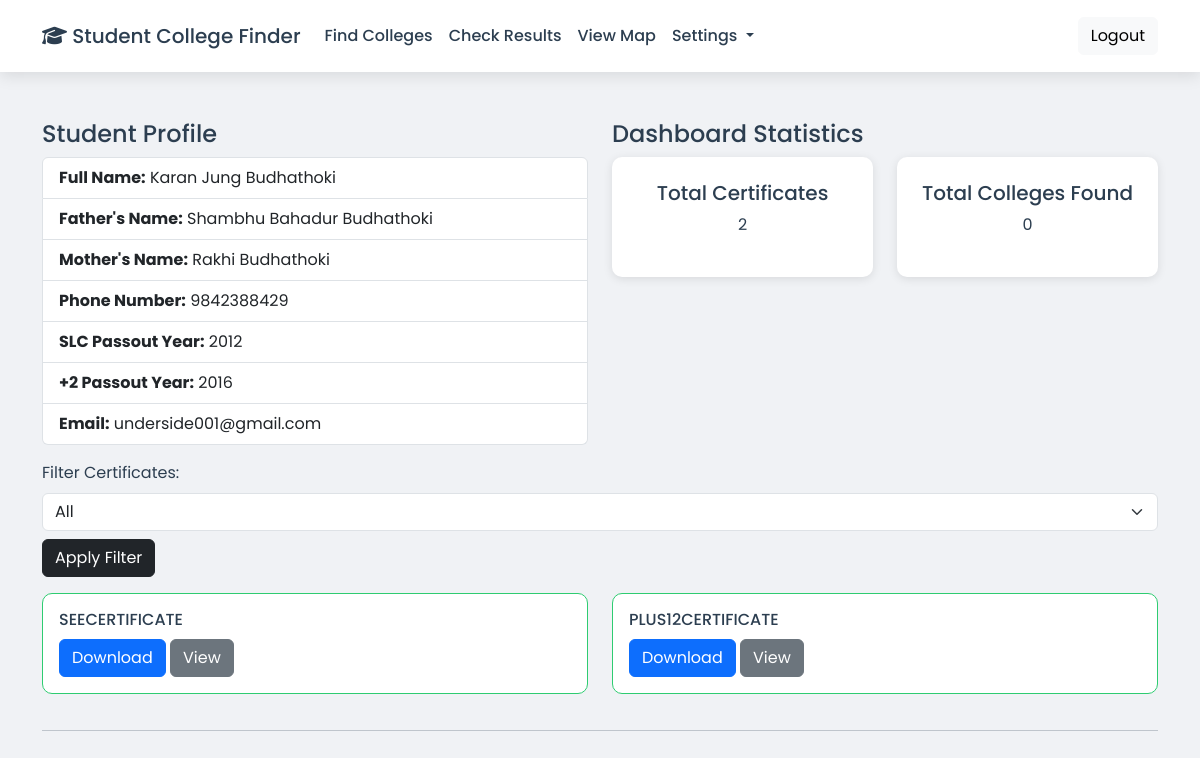
Page /dashboard.php (signed in) on the committed database.
### tables this page shows
CREATE TABLE `users` (
  `id` int(11) NOT NULL,
  `full_name` varchar(100) NOT NULL,
  `father_name` varchar(100) NOT NULL,
  `mother_name` varchar(100) NOT NULL,
  `phone_number` varchar(15) NOT NULL,
  `slc_passout_year` year(4) NOT NULL,
  `plus2_passout_year` year(4) NOT NULL,
  `email` varchar(100) NOT NULL,
  `password` varchar(255) NOT NULL,
  `created_at` timestamp NOT NULL DEFAULT current_timestamp()
);

CREATE TABLE `certificates` (
  `id` int(11) NOT NULL,
  `user_id` int(11) NOT NULL,
  `file_name` varchar(255) NOT NULL,
  `file_type` varchar(50) NOT NULL,
  `uploaded_at` timestamp NOT NULL DEFAULT current_timestamp()
);

### dashboard.php (the view, shortened to what this page needs)
<?php
$conn = new mysqli("localhost", "root", "", "student_college_finder");
$userId = $_SESSION['user_id'];
$stmt = $conn->prepare("SELECT full_name, father_name, mother_name, phone_number, slc_passout_year, plus2_passout_year, email FROM users WHERE id = ?");
$stmt->bind_param("i", $userId);
$stmt->execute();
$stmt->bind_result($fullName, $fatherName, $motherName, $phoneNumber, $slcPassoutYear, $plus2PassoutYear, $email);
$certificates = [];
$filter = isset($_GET['filter']) ? $_GET['filter'] : '';
$query = "SELECT file_name, file_type FROM certificates WHERE user_id = ?" . ($filter ? " AND file_type = ?" : "");
$certStmt = $conn->prepare($query);
if ($filter) {
    $certStmt->bind_param("is", $userId, $filter);
} else {
    $certStmt->bind_param("i", $userId);
}
$certStmt->execute();
$certResult = $certStmt->get_result();
while ($row = $certResult->fetch_assoc()) {
    $certificates[] = $row;
}
$filteredColleges = [];
?>
<!DOCTYPE html>
<html lang="en">
<head>
    <link rel="stylesheet" href="https://cdnjs.cloudflare.com/ajax/libs/bootstrap/5.3.0/css/bootstrap.min.css">
    <link rel="stylesheet" href="https://cdnjs.cloudflare.com/ajax/libs/font-awesome/6.4.0/css/all.min.css">
</head>
<body>
<nav class="navbar navbar-expand-lg">
    <div class="container">
        <a class="navbar-brand" href="index.php">
            <i class="fas fa-graduation-cap"></i> Student College Finder
        </a>
        <div class="collapse navbar-collapse" id="navbarNav">
            <ul class="navbar-nav me-auto">
                <li class="nav-item">
                    <a class="nav-link" href="Colleges.php">Find Colleges</a>
                </li>
                <li class="nav-item">
                    <a class="nav-link" href="myresult.php">Check Results</a>
                </li>
                <li class="nav-item">
                    <a class="nav-link" href="showmap.php">View Map</a>
                </li>
                <li class="nav-item dropdown">
                    <a class="nav-link dropdown-toggle" href="#" role="button" data-bs-toggle="dropdown" aria-expanded="false">
                        Settings
                    </a>
                </li>
            </ul>
            <div class="d-flex">
                <a href="logout.php" class="btn btn-light">Logout</a>
            </div>
        </div>
    </div>
</nav>
<div class="container mt-5">
    <div class="row">
        <div class="col-md-6">
            <div class="profile-header">
                <h4>Student Profile</h4>
            </div>
            <div class="profile-details">
                <ul class="list-group">
                    <li class="list-group-item"><strong>Full Name:</strong> <?php echo htmlspecialchars($fullName); ?></li>
                    <li class="list-group-item"><strong>Father's Name:</strong> <?php echo htmlspecialchars($fatherName); ?></li>
                    <li class="list-group-item"><strong>Mother's Name:</strong> <?php echo htmlspecialchars($motherName); ?></li>
                    <li class="list-group-item"><strong>Phone Number:</strong> <?php echo htmlspecialchars($phoneNumber); ?></li>
                    <li class="list-group-item"><strong>SLC Passout Year:</strong> <?php echo htmlspecialchars($slcPassoutYear); ?></li>
                    <li class="list-group-item"><strong>+2 Passout Year:</strong> <?php echo htmlspecialchars($plus2PassoutYear); ?></li>
                    <li class="list-group-item"><strong>Email:</strong> <?php echo htmlspecialchars($email); ?></li>
                </ul>
            </div>
        </div>
        <div class="col-md-6">
            <div class="stats-header">
                <h4>Dashboard Statistics</h4>
            </div>
            <div class="stats-details">
                <div class="row">
                    <div class="col-md-6">
                        <div class="stat-card">
                            <h5>Total Certificates</h5>
                            <p><?php echo count($certificates); ?></p>
                        </div>
                    </div>
                    <div class="col-md-6">
                        <div class="stat-card">
                            <h5>Total Colleges Found</h5>
                            <p><?php echo count($filteredColleges); ?></p>
                        </div>
                    </div>
                </div>
            </div>
        </div>
    </div>
    <form method="GET" class="my-3">
        <label for="filter" class="form-label">Filter Certificates:</label>
        <select name="filter" id="filter" class="form-select">
            <option value="">All</option>
        </select>
        <button type="submit" class="btn btn-dark mt-2">Apply Filter</button>
    </form>
    <div class="row">
        <?php foreach ($certificates as $certificate): ?>
            <div class="col-md-6">
                <div class="certificate">
                    <h6><?php echo strtoupper($certificate['file_type']); ?></h6>
                    <a href="uploads/<?php echo htmlspecialchars($certificate['file_name']); ?>" class="btn btn-primary" download>Download</a>
                    <button class="btn btn-secondary" data-bs-toggle="modal" data-bs-target="#viewModal" data-file="uploads/<?php echo htmlspecialchars($certificate['file_name']); ?>">View</button>
                </div>
            </div>
        <?php endforeach; ?>
    </div>
    <hr>
</body>
</html>

### dashboard.php (style rules this page uses)
:root { --primary-color: #2ecc71; --background: #f0f2f5; --card-bg: #ffffff; --text-primary: #2c3e50; --shadow-color: rgba(0, 0, 0, 0.1); }
body { background-color: var(--background); font-family: 'Poppins', sans-serif; color: var(--text-primary); }
.navbar { background: var(--card-bg); box-shadow: 0 4px 15px var(--shadow-color); padding: 1rem 0; }
.navbar-brand, .nav-link { color: var(--text-primary) !important; font-weight: 500; }
.stat-card { background: var(--card-bg); border-radius: 10px; padding: 1.5rem; box-shadow: 0 2px 10px var(--shadow-color); text-align: center; margin-bottom: 20px; }
.stat-card h5 { margin-bottom: 0.5rem; }
.certificate { margin-bottom: 20px; padding: 1rem; border: 1px solid var(--primary-color); border-radius: 10px; background: #fff; }
.certificate h6 { margin-bottom: 10px; }

### rows in the picture
users: full_name "Karan Jung Budhathoki", father_name "Shambhu Bahadur Budhathoki", mother_name "Rakhi Budhathoki", phone_number "9842388429", slc_passout_year "2012", plus2_passout_year "2016", email "underside001@gmail.com"
certificates: file_type "SEECERTIFICATE"
certificates: file_type "PLUS12CERTIFICATE"

### other values in the picture
count($certificates) "2"
count($filteredColleges) "0"
